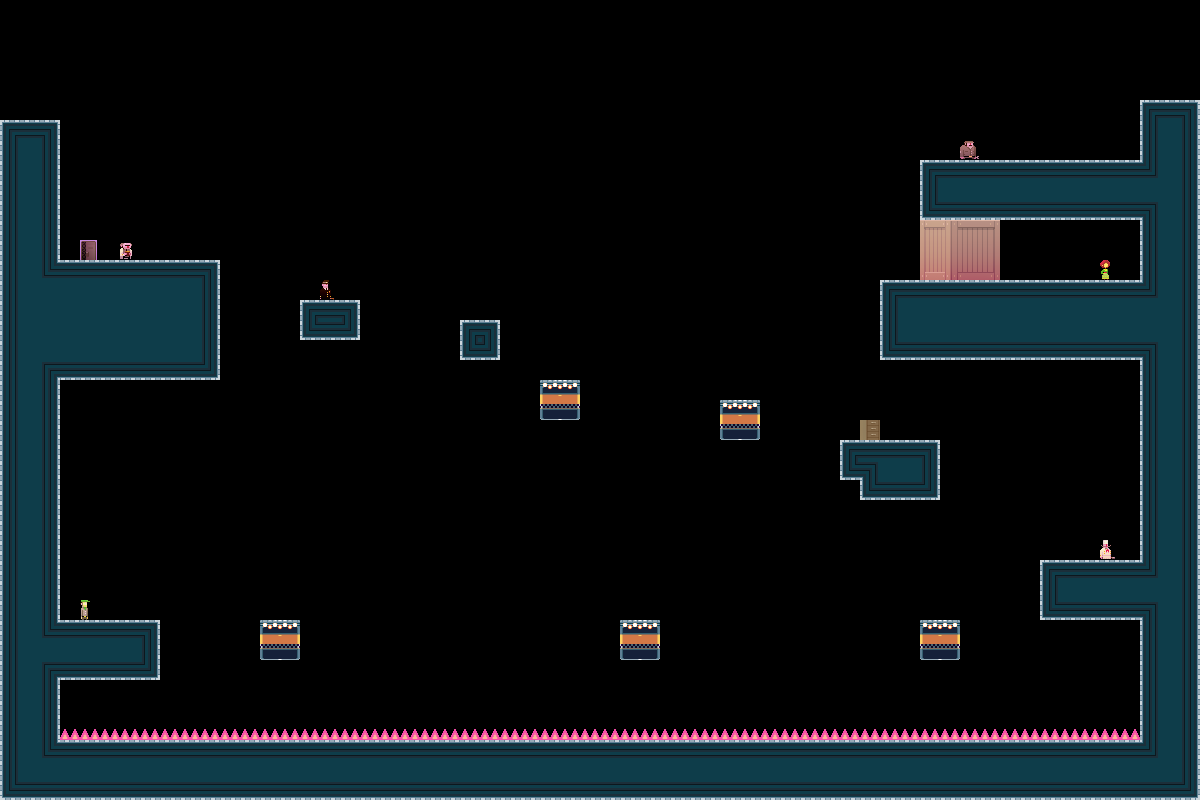

This game map was drawn from its Tiled (.tmx) file and the tilesets committed beside it. A one-line description and the trimmed map source follow:
An orthogonal 60x40 tile map with 20x20 px tiles, 1 tile layer (bg) and 4 objects.

<map version="1.0" orientation="orthogonal" width="60" height="40" tilewidth="20" tileheight="20">
 <tileset firstgid="1" name="tiles_newyork" tilewidth="20" tileheight="20">
  <image source="../../../../../XNAModeContent/Lemonade/tiles_newyork.png" width="400" height="400" />
  <terraintypes>
   <terrain name="solid" tile="-1" />
  </terraintypes>
  <tile id="8" terrain=",,,0" />
  <tile id="9" terrain=",,0,0" />
  <tile id="10" terrain=",,0,0" />
  <tile id="11" terrain=",,0,0" />
  <tile id="12" terrain=",,0,0" />
  <tile id="13" terrain=",,0,0" />
  <tile id="14" terrain=",,0," />
  <tile id="15" terrain="0,0,0," />
  <tile id="16" terrain="0,0,,0" />
  <tile id="28" terrain=",0,,0" />
  <tile id="34" terrain="0,,0," />
  <tile id="35" terrain="0,,0,0" />
  <tile id="36" terrain=",0,0,0" />
  <tile id="48" terrain=",0,,0" />
  <tile id="54" terrain="0,,0," />
  <tile id="68" terrain=",0,,0" />
  <tile id="74" terrain="0,,0," />
  <tile id="88" terrain=",0,,0" />
  <tile id="94" terrain="0,,0," />
  <tile id="108" terrain=",0,,0" />
  <tile id="114" terrain="0,,0," />
  <tile id="128" terrain=",0,," />
  <tile id="129" terrain="0,0,," />
  <tile id="130" terrain="0,0,," />
  <tile id="131" terrain="0,0,," />
  <tile id="132" terrain="0,0,," />
  <tile id="133" terrain="0,0,," />
  <tile id="134" terrain="0,,," />
  <tile id="194" terrain="0,0,0,0" />
  <tile id="356">
   <properties>
    <property name="LargeCrate" value="" />
   </properties>
  </tile>
  <tile id="380">
   <properties>
    <property name="Andre" value="" />
   </properties>
  </tile>
  <tile id="381">
   <properties>
    <property name="Liselot" value="" />
   </properties>
  </tile>
  <tile id="382">
   <properties>
    <property name="Amsterdaam" value="" />
   </properties>
  </tile>
  <tile id="383">
   <properties>
    <property name="Worker" value="" />
   </properties>
  </tile>
  <tile id="384">
   <properties>
    <property name="Inspector" value="" />
   </properties>
  </tile>
  <tile id="385">
   <properties>
    <property name="Chef" value="" />
   </properties>
  </tile>
  <tile id="386">
   <properties>
    <property name="Exit" value="" />
   </properties>
  </tile>
  <tile id="387">
   <properties>
    <property name="Trampoline" value="" />
   </properties>
  </tile>
  <tile id="388">
   <properties>
    <property name="SmallCrate" value="" />
   </properties>
  </tile>
  <tile id="389">
   <properties>
    <property name="SugarBag" value="" />
   </properties>
  </tile>
 </tileset>
 <layer name="bg" width="60" height="40">
  <data>[2400 cells, 654 non-empty, 58 distinct tile ids]</data>
 </layer>
 <objectgroup name="boxes" width="60" height="40">
  <object x="300" y="560">
   <polyline points="0,0 260,0" />
  </object>
  <object x="660" y="560">
   <polyline points="0,0 200,0" />
  </object>
  <object x="980" y="420">
   <polyline points="20,20 20,240" />
  </object>
  <object x="500" y="260">
   <polyline points="0,0 300,0" />
  </object>
 </objectgroup>
</map>
